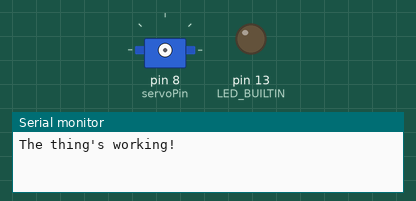
Recording of a sketch running on a simulated Arduino Uno, built with avr-gcc and run on an emulated ATmega328P. On the bench: servo, output pins drawn as LEDs (lit = HIGH), the last lines printed to the serial monitor.

Above: at 0.5 s.
At 83.5 s:
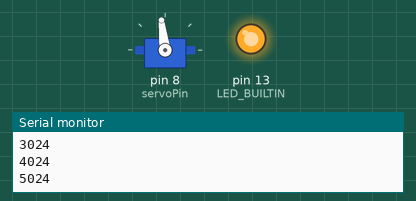
Timing chart, 0 to 84.2 s (numbered marks = the images above):
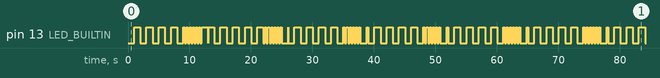

Measured:
- by itself, pin 13 (LED_BUILTIN): moves between LOW and HIGH, repeating every 64.8 s

The sketch:

main.ino
```cpp
#include <Servo.h>

Servo continuousServo;

// Determine general properties
const int servoPin = 8;
const int servoSpeed = 4;

// Map the servo speed value to a .writeMicroseconds() unit
const int mappedServoSpeed = map(servoSpeed, -50, 50, 1000, 2000);

// Determine the LED behavior properties
unsigned long previousTimeLedBlinked = 0;
const unsigned long ledBlinkDelay = 1000;
byte ledState = LOW;

// Determine the release properties
unsigned long previousTimeRelease = 0;
const unsigned long releaseDelay = 12000;
const int releaseDuration = 1000;

unsigned long timeNow = 0;
unsigned long timeReset = 0;

void setup() {
  Serial.begin(9600);
  Serial.println("The thing's working!");
  pinMode(LED_BUILTIN, OUTPUT);
}

void loop() {

  // Start a "stopwatch"
  timeNow = millis() - timeReset;

  if (releaseDelay - timeNow <= 3000) {
    blink(ledBlinkDelay/4);
  }
  else {
    blink(ledBlinkDelay);
  }

  // Call the release() function everytime the release delay passes
  release();
}

void release() {
  if ((timeNow > releaseDelay) && (timeNow <= releaseDelay + releaseDuration)) {
    Serial.println("RELEASE");
    continuousServo.attach(servoPin);
    continuousServo.writeMicroseconds(mappedServoSpeed);
  }
  else if (timeNow > releaseDelay + releaseDuration) {
    continuousServo.detach();
    timeReset = millis();
    Serial.println("TIME RESETED!!!!!!!!!");
  }
}

void blink(unsigned long blinkDelay) {
  // Make the LED blink
  if (timeNow - previousTimeLedBlinked >= blinkDelay) {
    previousTimeLedBlinked = timeNow;
    Serial.println(timeNow);
    if (ledState == HIGH) {
      ledState = LOW;
    }
    else {
      ledState = HIGH;
    }
    digitalWrite(LED_BUILTIN, ledState);
  }
}
```
